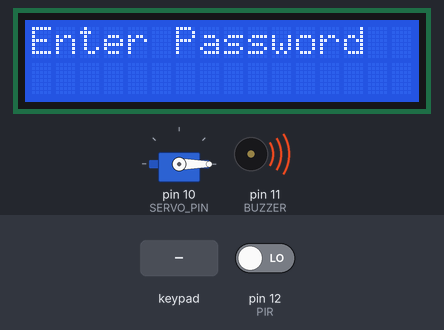
This sketch was run on a simulated Arduino Uno, built with avr-gcc and run on an emulated ATmega328P. Shown: servo, 16×2 character LCD, buzzer (waves = sounding, pin HIGH). The test bench sets the inputs (shaded band); at power-on: pin 12 (PIR) LOW.

Above: at 3.2 s.
3.3 s: keypad keys 1 2 3 4 # pressed 0.4 s apart
At 5.3 s:
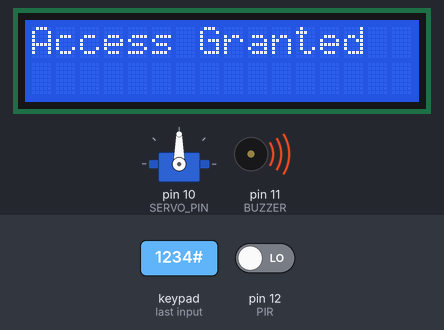
9.8 s: pin 12 (PIR) driven HIGH
At 12.7 s:
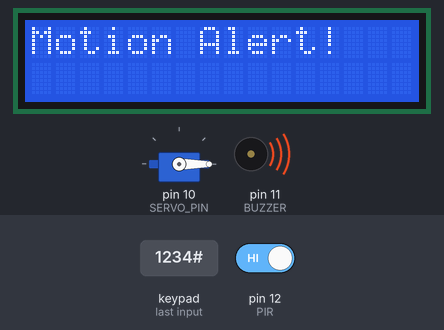
12.8 s: key '#' pressed
15.8 s: pin 12 (PIR) driven LOW
18.8 s: key '*' pressed
At 21.0 s:
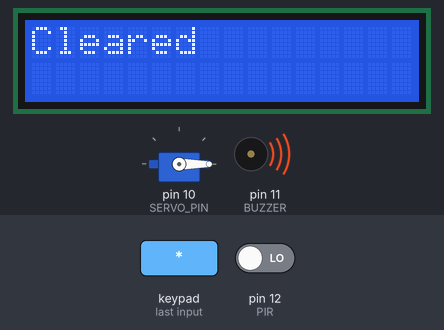
21.8 s: keypad keys 1 2 3 4 A pressed 0.4 s apart
At 24.1 s:
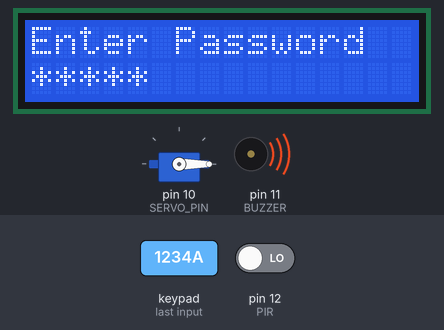
Timing chart, 0 to 25.6 s (numbered marks = the images above; inputs shaded):
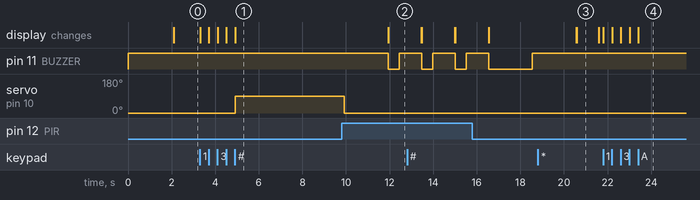

Measured:
- after the input at 3.3 s, servo on pin 10 (SERVO_PIN): 0° → 90° after 1.6 s; the display: first changes at once (image 1 shows a later state)
- after the input at 9.8 s, pin 11 (BUZZER): HIGH → LOW after 2.1 s, → HIGH 0.50 s later; the display: first differs from a run without the input after 2.1 s (image 2)
- after the input at 18.8 s, the display: first differs from a run without the input after 1.8 s (image 3)
- after the input at 21.8 s, the display: first changes at once (image 4 shows a later state)
- what the display in image 3 shows lasts 1.0 s, from 20.6 s to 21.6 s

The sketch:

smart_door_security_system.ino
```cpp
#include <Wire.h>
#include <LiquidCrystal_I2C.h>
#include <Keypad.h>
#include <Servo.h>

LiquidCrystal_I2C lcd(0x27, 16, 2);
Servo doorServo;

#define BUZZER 11
#define PIR 12
#define SERVO_PIN 10

const byte ROWS = 4;
const byte COLS = 4;

// Corrected for your keypad wiring
char keys[ROWS][COLS] = {
  {'D','C','B','A'},
  {'#','9','6','3'},
  {'0','8','5','2'},
  {'7','4','1','*'}
};

byte rowPins[ROWS] = {2,3,4,5};
byte colPins[COLS] = {6,7,8,9};

Keypad keypad = Keypad(
  makeKeymap(keys),
  rowPins,
  colPins,
  ROWS,
  COLS
);

String password = "1234";
String entered = "";

void setup() {

  pinMode(BUZZER, OUTPUT);
  digitalWrite(BUZZER, HIGH);   // Active-LOW buzzer OFF

  pinMode(PIR, INPUT);

  doorServo.attach(SERVO_PIN);
  doorServo.write(0);           // Locked

  lcd.init();
  lcd.backlight();

  lcd.setCursor(0,0);
  lcd.print("Smart Door Lock");

  delay(2000);

  lcd.clear();
  lcd.print("Enter Password");
}

void loop() {

  // Motion Detection
  if (digitalRead(PIR) == HIGH) {

    lcd.clear();
    lcd.print("Motion Alert!");

    digitalWrite(BUZZER, LOW);
    delay(500);
    digitalWrite(BUZZER, HIGH);

    delay(1000);

    lcd.clear();
    lcd.print("Enter Password");
  }

  char key = keypad.getKey();

  if (key) {

    if (key == '#') {

      lcd.clear();

      if (entered == password) {

        lcd.print("Access Granted");

        doorServo.write(90);    // Unlock

        delay(5000);

        doorServo.write(0);     // Lock

      } else {

        lcd.print("Access Denied");

        digitalWrite(BUZZER, LOW);
        delay(2000);
        digitalWrite(BUZZER, HIGH);
      }

      entered = "";

      delay(2000);

      lcd.clear();
      lcd.print("Enter Password");
    }

    else if (key == '*') {

      entered = "";

      lcd.clear();
      lcd.print("Cleared");

      delay(1000);

      lcd.clear();
      lcd.print("Enter Password");
    }

    else {

      entered += key;

      lcd.setCursor(0,1);

      for (int i = 0; i < entered.length(); i++) {
        lcd.print("*");
      }
    }
  }
}
```
